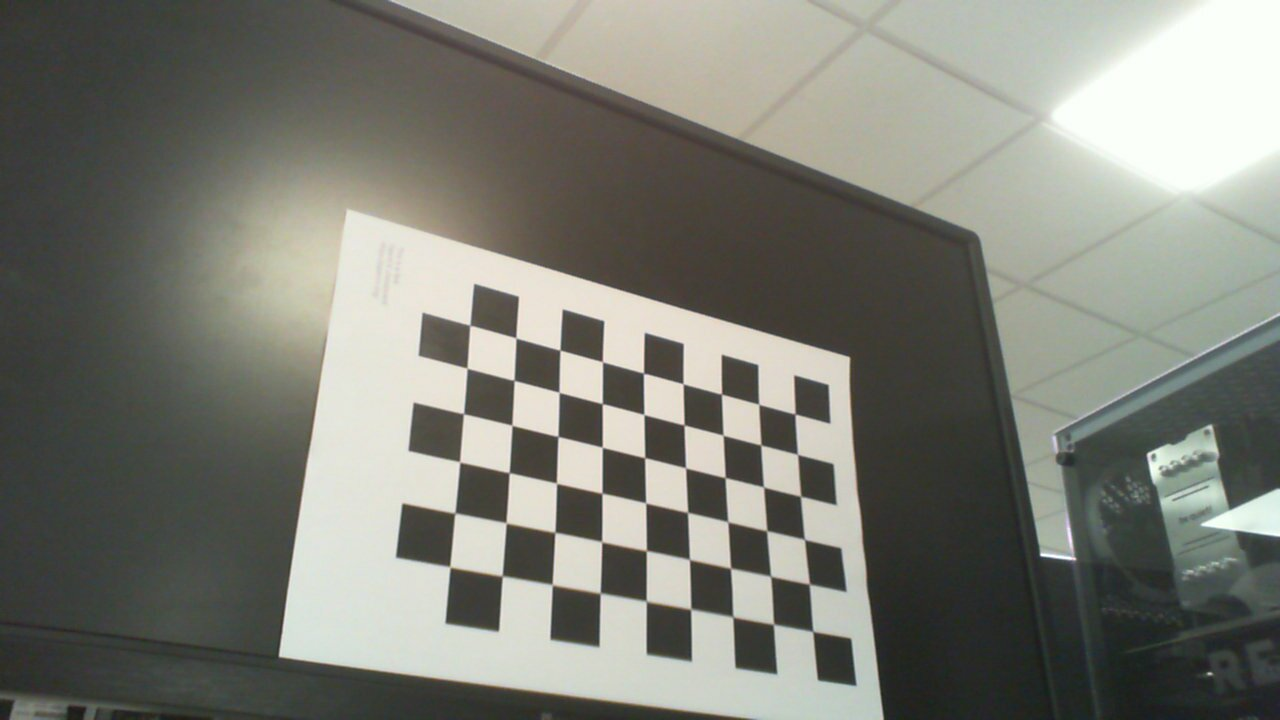
#> input picture test_images/MicrosoftLifeCam/2024-10-02-211545.jpg, 1280 x 720 px; its folder holds only this picture in this run
$ python please_calibrate.py
#> lines starting #> are read from the running program, lines starting #| are printed output that depends on the picture; after the words box and inside, x2 and y2 are one past the last pixel; in counts of white or black regions, pixels touching at a corner belong together
# Import required modules
import cv2
import numpy as np
import os
import glob


# Define the dimensions of checkerboard
CHECKERBOARD = (6, 9)


# stop the iteration when specified
# accuracy, epsilon, is reached or
# specified number of iterations are completed.
criteria = (cv2.TERM_CRITERIA_EPS +
			cv2.TERM_CRITERIA_MAX_ITER, 30, 0.001)


# Vector for 3D points
threedpoints = []

# Vector for 2D points
twodpoints = []


# 3D points real world coordinates
objectp3d = np.zeros((1, CHECKERBOARD[0]
					* CHECKERBOARD[1],
					3), np.float32)
objectp3d[0, :, :2] = np.mgrid[0:CHECKERBOARD[0],
							0:CHECKERBOARD[1]].T.reshape(-1, 2)
prev_img_shape = None


# Extracting path of individual image stored
# in a given directory. Since no path is
# specified, it will take current directory
# jpg files alone
images = glob.glob('../test_images/MicrosoftLifeCam/*.jpg')

for filename in images:
	image = cv2.imread(filename)
#> image is the input picture: shape (720, 1280, 3); mean B, G, R 116.7, 125.3, 124.1
	grayColor = cv2.cvtColor(image, cv2.COLOR_BGR2GRAY)

	# Find the chess board corners
	# If desired number of corners are
	# found in the image then ret = true
	ret, corners = cv2.findChessboardCorners(
					grayColor, CHECKERBOARD,
					cv2.CALIB_CB_ADAPTIVE_THRESH
					+ cv2.CALIB_CB_FAST_CHECK +
					cv2.CALIB_CB_NORMALIZE_IMAGE)
#> ret = True; corners = 54 rows, first 8: [795.2, 414.1], [797.5, 454.5], [800.6, 496.3], [804.6, 539.5], [809.5, 583.8], [812.7, 631.5], [758.8, 404.1], [760.7, 444.7]

	# If desired number of corners can be detected then,
	# refine the pixel coordinates and display
	# them on the images of checker board
	if ret == True:
		threedpoints.append(objectp3d)

		# Refining pixel coordinates
		# for given 2d points.
		corners2 = cv2.cornerSubPix(
			grayColor, corners, (11, 11), (-1, -1), criteria)
#> corners2 = 54 rows, first 8: [795, 414], [797.5, 454.4], [800.6, 496.2], [804.5, 539.4], [809.3, 584.1], [812.8, 631.4], [758.7, 404.3], [760.8, 444.9]

		twodpoints.append(corners2)

		# Draw and display the corners
		image = cv2.drawChessboardCorners(image,
										CHECKERBOARD,
										corners2, ret)
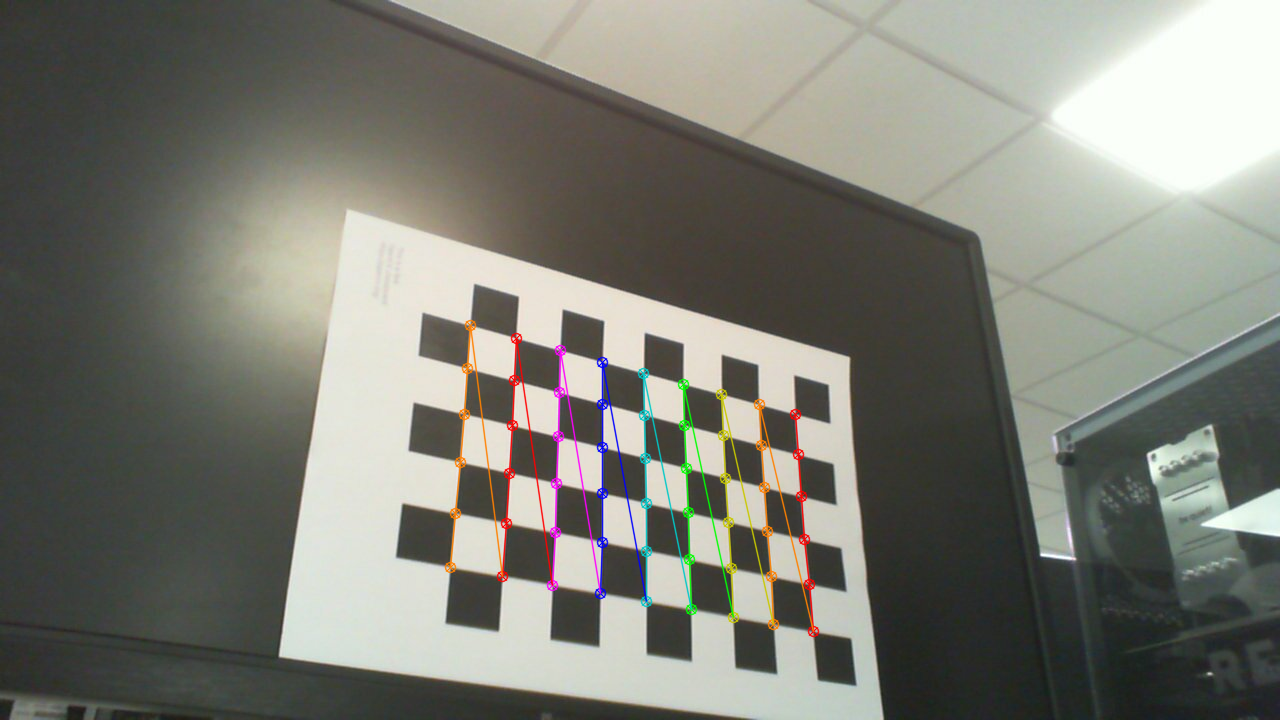
#> image: shape (720, 1280, 3); 1.77% of pixels changed, all inside (x1, y1, x2, y2) = (444, 319, 820, 638)

	cv2.imshow('img', image)
	cv2.waitKey(0)

cv2.destroyAllWindows()

h, w = image.shape[:2]


# Perform camera calibration by
# passing the value of above found out 3D points (threedpoints)
# and its corresponding pixel coordinates of the
# detected corners (twodpoints)
ret, matrix, distortion, r_vecs, t_vecs = cv2.calibrateCamera(
	threedpoints, twodpoints, grayColor.shape[::-1], None, None)
#> ret = 0.435; matrix = [[1274.6, 0, 657.4], [0, 1267.7, 273.4], [0, 0, 1]]; distortion = [[-0.357, 10.9, -0.00962, -0.0167, -67.92]]; r_vecs = ([-0.895, 0.034, 1.62],); t_vecs = ([3.12, 3.24, 28.79],)


#####################################
#####################################
#####################################
#####################################
#####################################


print('#####################################')
print('## Copy to config/camera_info.yaml')
print('#####################################')

# Displaying required output for camera matrix
print("camera_matrix:")
listmatrix = np.asarray(matrix).tolist()
#> listmatrix has the same summary as matrix
print(f'  cols: {len(listmatrix[0])}')
#|   cols: 3
print('  data:')
for m in listmatrix:
    for p in m:
        print(f'  - {p}')
#> this loop made 3 passes
#> (printed output is left out)
print(f'  rows: {len(listmatrix)}')
#|   rows: 3


# Displaying required output for distortion coefficients
print("distortion_coefficients:")
listdist = np.asarray(distortion).tolist()
#> listdist = [[-0.357, 10.9, -0.00962, -0.0167, -67.92]]
print(f'  cols: {len(listdist[0])}')
#|   cols: 5
print('  data:')
for m in listdist:
    for p in m:
        print(f'  - {p}')
#> this loop made 1 pass
#> (printed output is left out)
print(f'  rows: {len(listdist)}')
#|   rows: 1


# Displaying required output for image dimensions
print(f'image_height: {h}')
#| image_height: 720
print(f'image_width: {w}')
#| image_width: 1280


# [4 lines of commented-out code are left out]
print('\n\n\n\n')


print('#####################################')
print('## Copy to config/usb_cam_params.yaml')
print('#####################################')

camera_name = 'bob'
video_device = '/dev/video3'

print(f'''/**:
  ros__parameters:
    auto_white_balance: true
    autoexposure: true
    autofocus: false
    av_device_format: YUV422P
    brightness: -1
    camera_info_url: package://cam_calibration/config/camera_info.yaml
    camera_name: {camera_name}
    contrast: -1
    exposure: 100
    focus: -1
    frame_id: camera
    framerate: 30.0
    gain: -1
    image_height: {h}
    image_width: {w}
    io_method: mmap
    pixel_format: mjpeg2rgb
    saturation: -1
    sharpness: -1
    video_device: {video_device}
    white_balance: 4000''')
#> (printed output is left out)


print('#####################################')
print('## Test with:')
print('ros2 run usb_cam usb_cam_node_exe --ros-args --params-file usb_cam_params.yaml')
print('#####################################')

$ run again, on test_images/MicrosoftLifeCam/2024-10-02-211600.jpg
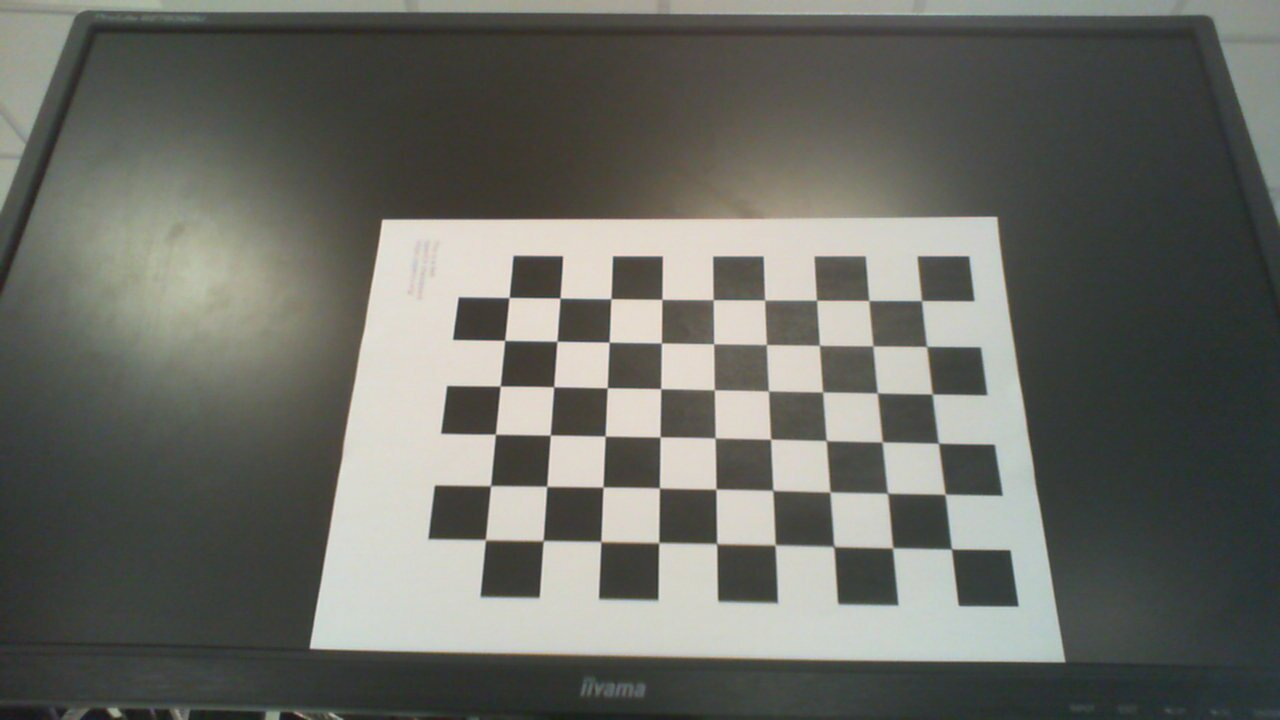
#> input picture test_images/MicrosoftLifeCam/2024-10-02-211600.jpg, 1280 x 720 px
#> image is the input picture: shape (720, 1280, 3); mean B, G, R 100.7, 107.2, 105.9
#> `ret, corners = cv2.findChessboardCorners( grayColor, CHECKERBOARD, cv2..`: ret = True; corners = 54 rows, first 8: [921.5, 300.6], [926.9, 346.5], [932.3, 394], [938.6, 443.3], [945.1, 494], [951.5, 548.9], [868.8, 300.6], [872.9, 345.8]
#> corners2 = 54 rows, first 8: [921.5, 300.6], [926.7, 346.4], [932.2, 394], [938.4, 443.2], [945.1, 494.3], [951.4, 549], [868.8, 300.5], [872.9, 345.8]
#> `image = cv2.drawChessboardCorners(image, CHECKERBOARD, corners2, ret)`:
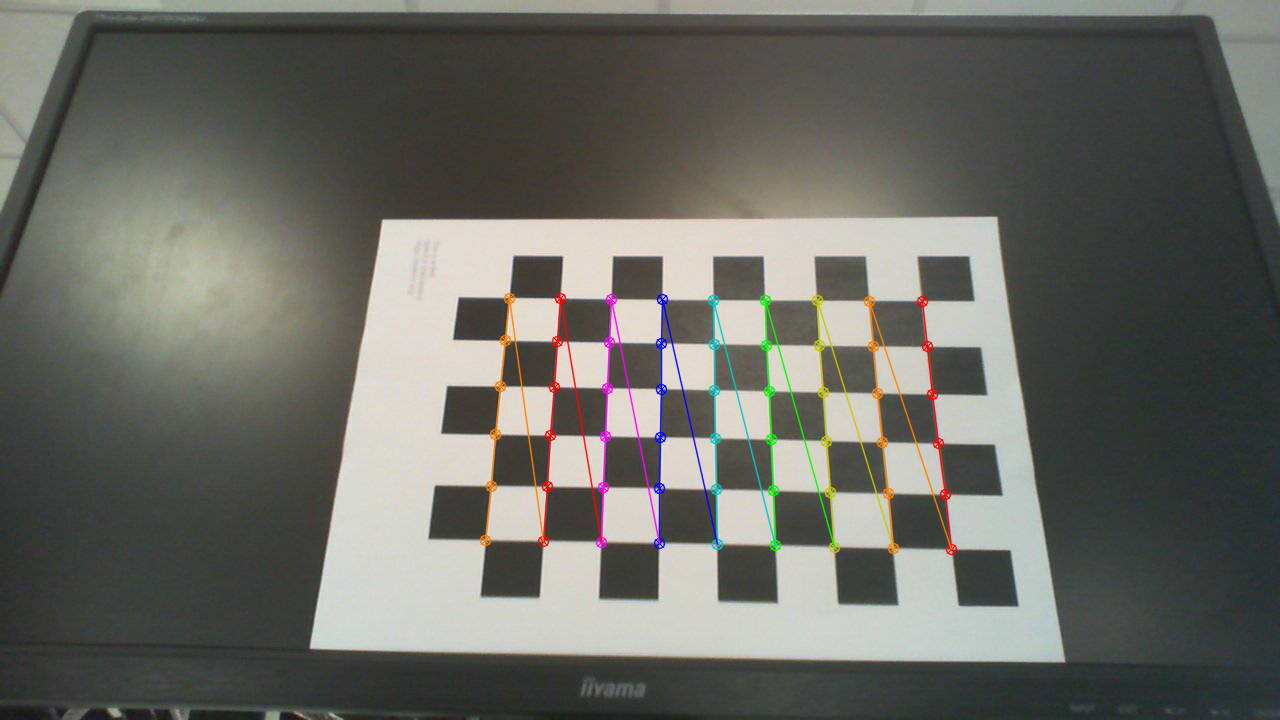
#> image: shape (720, 1280, 3); 1.84% of pixels changed, all inside (x1, y1, x2, y2) = (479, 292, 958, 556)
#> `ret, matrix, distortion, r_vecs, t_vecs = cv2.calibrateCamera( threedp..`: ret = 0.378; matrix = [[705.3, 0, 625.4], [0, 639.9, 346], [0, 0, 1]]; distortion = [[0.162, -0.557, -0.000951, -0.00916, 0.696]]; r_vecs = ([-0.225, 0.276, 1.58],); t_vecs = ([5.71, -0.937, 13.66],)
#> listmatrix = [[705.3, 0, 625.4], [0, 639.9, 346], [0, 0, 1]]
#|   cols: 3
#> the loop `for m in listmatrix:` made 3 passes
#> (printed output is left out)
#|   rows: 3
#> listdist = [[0.162, -0.557, -0.000951, -0.00916, 0.696]]
#|   cols: 5
#> the loop `for m in listdist:` made 1 pass
#> (printed output is left out)
#|   rows: 1
#| image_height: 720
#| image_width: 1280
#> (printed output is left out)

$ run again, on test_images/MicrosoftLifeCam/2024-10-02-211603.jpg
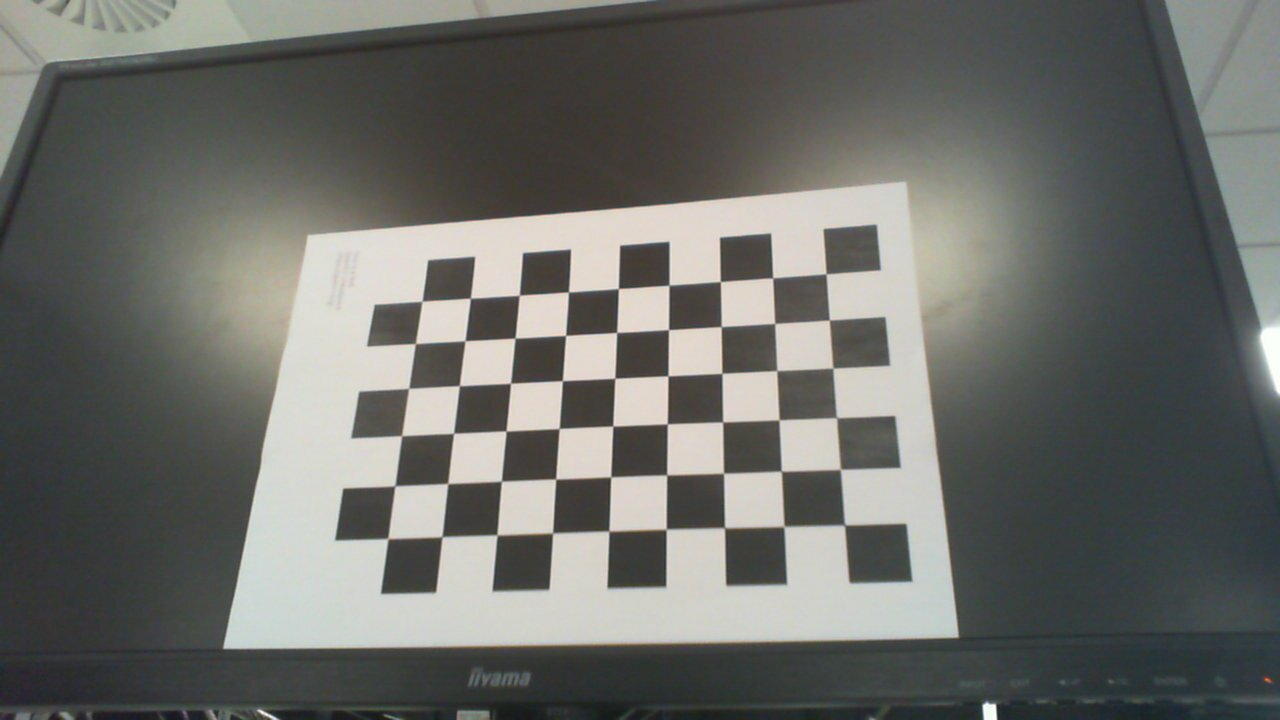
#> input picture test_images/MicrosoftLifeCam/2024-10-02-211603.jpg, 1280 x 720 px
#> image is the input picture: shape (720, 1280, 3); mean B, G, R 104.7, 108.9, 107.6
#> `ret, corners = cv2.findChessboardCorners( grayColor, CHECKERBOARD, cv2..`: ret = True; corners = 54 rows, first 8: [826.1, 274], [829.2, 320.1], [833, 367.9], [836.5, 417.8], [840.3, 469.2], [844.8, 525.2], [772.8, 277.9], [774.8, 323.4]
#> corners2 = 54 rows, first 8: [826.1, 273.8], [829.3, 320.1], [832.8, 368.1], [836.6, 417.7], [840.3, 469.4], [844.5, 525], [772.6, 277.9], [774.7, 323.5]
#> `image = cv2.drawChessboardCorners(image, CHECKERBOARD, corners2, ret)`:
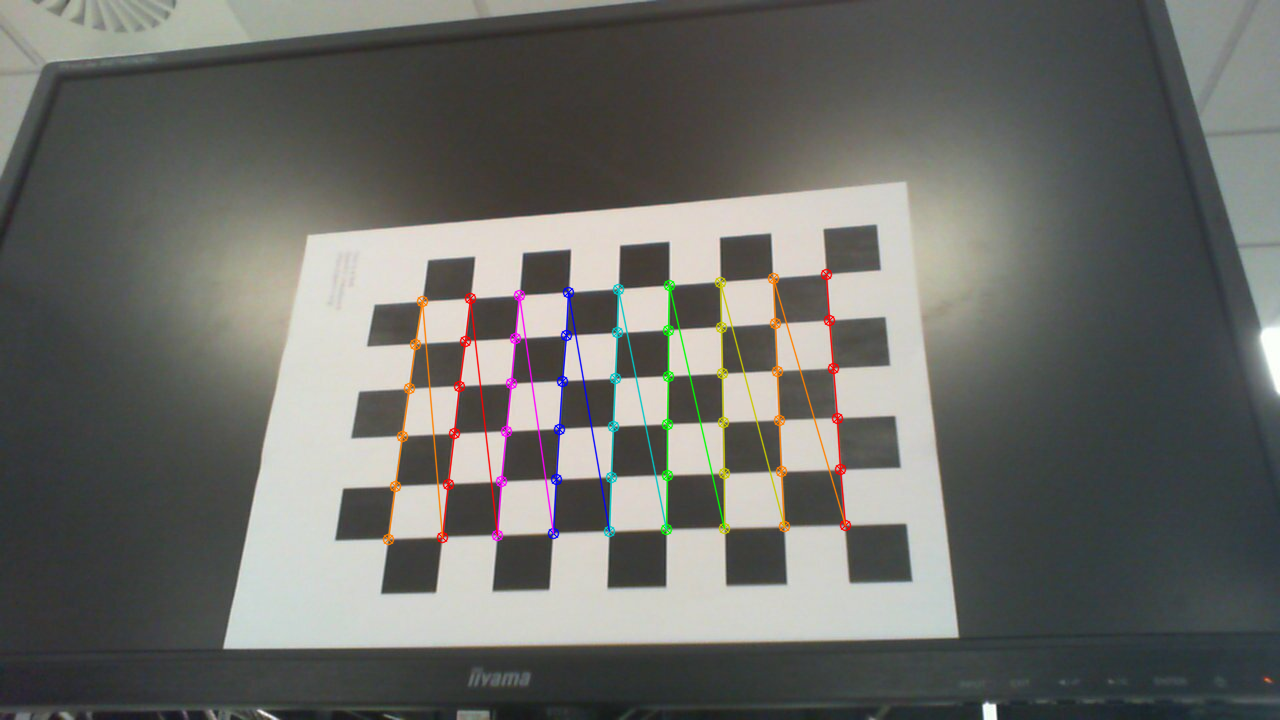
#> image: shape (720, 1280, 3); 1.82% of pixels changed, all inside (x1, y1, x2, y2) = (382, 268, 852, 546)
#> `ret, matrix, distortion, r_vecs, t_vecs = cv2.calibrateCamera( threedp..`: ret = 0.423; matrix = [[1060.1, 0, 624.7], [0, 1060, 380.9], [0, 0, 1]]; distortion = [[0.307, -2.8, 0.00605, -0.00241, 0.701]]; r_vecs = ([-0.256, 0.514, 1.52],); t_vecs = ([3.82, -2.01, 20.21],)
#> listmatrix = [[1060.1, 0, 624.7], [0, 1060, 380.9], [0, 0, 1]]
#|   cols: 3
#> the loop `for m in listmatrix:` made 3 passes
#> (printed output is left out)
#|   rows: 3
#> listdist = [[0.307, -2.8, 0.00605, -0.00241, 0.701]]
#|   cols: 5
#> the loop `for m in listdist:` made 1 pass
#> (printed output is left out)
#|   rows: 1
#| image_height: 720
#| image_width: 1280
#> (printed output is left out)

$ run again, on test_images/MicrosoftLifeCam/2024-10-02-211606.jpg
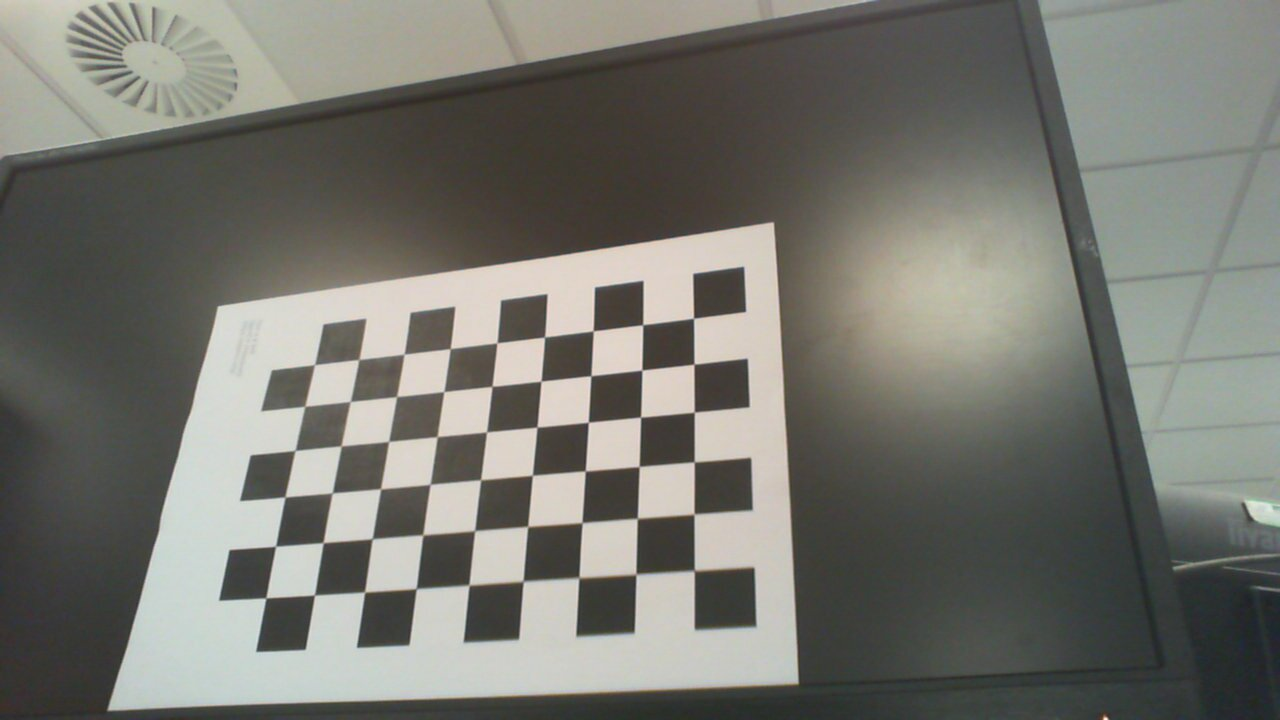
#> input picture test_images/MicrosoftLifeCam/2024-10-02-211606.jpg, 1280 x 720 px
#> image is the input picture: shape (720, 1280, 3); mean B, G, R 111.9, 118.8, 118.7
#> `ret, corners = cv2.findChessboardCorners( grayColor, CHECKERBOARD, cv2..`: ret = True; corners = 54 rows, first 8: [693.5, 318.2], [694, 364], [694.3, 411.9], [694.2, 461.8], [694, 513.9], [694.3, 570.4], [642.6, 324.7], [641.9, 370.1]
#> corners2 = 54 rows, first 8: [693.5, 318.3], [694, 364.2], [694.2, 412.2], [694.2, 461.9], [694, 514.1], [694.3, 570.6], [642.7, 324.7], [641.9, 370.1]
#> `image = cv2.drawChessboardCorners(image, CHECKERBOARD, corners2, ret)`:
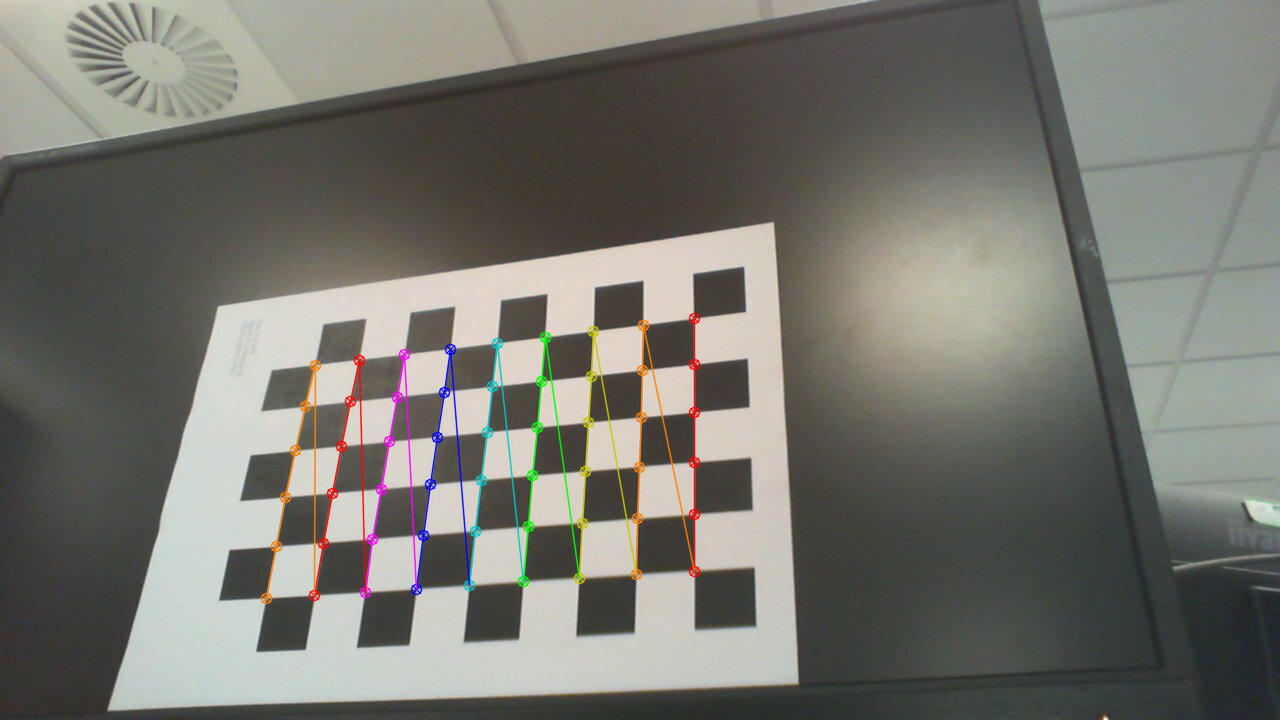
#> image: shape (720, 1280, 3); 1.81% of pixels changed, all inside (x1, y1, x2, y2) = (260, 312, 701, 605)
#> `ret, matrix, distortion, r_vecs, t_vecs = cv2.calibrateCamera( threedp..`: ret = 0.486; matrix = [[1012.1, 0, 690.6], [0, 958, 340.3], [0, 0, 1]]; distortion = [[0.0689, 0.288, -0.00182, 0.00637, -1.6]]; r_vecs = ([-0.197, 0.577, 1.47],); t_vecs = ([0.0659, -0.414, 18.99],)
#> listmatrix = [[1012.1, 0, 690.6], [0, 958, 340.3], [0, 0, 1]]
#|   cols: 3
#> the loop `for m in listmatrix:` made 3 passes
#> (printed output is left out)
#|   rows: 3
#> listdist = [[0.0689, 0.288, -0.00182, 0.00637, -1.6]]
#|   cols: 5
#> the loop `for m in listdist:` made 1 pass
#> (printed output is left out)
#|   rows: 1
#| image_height: 720
#| image_width: 1280
#> (printed output is left out)
